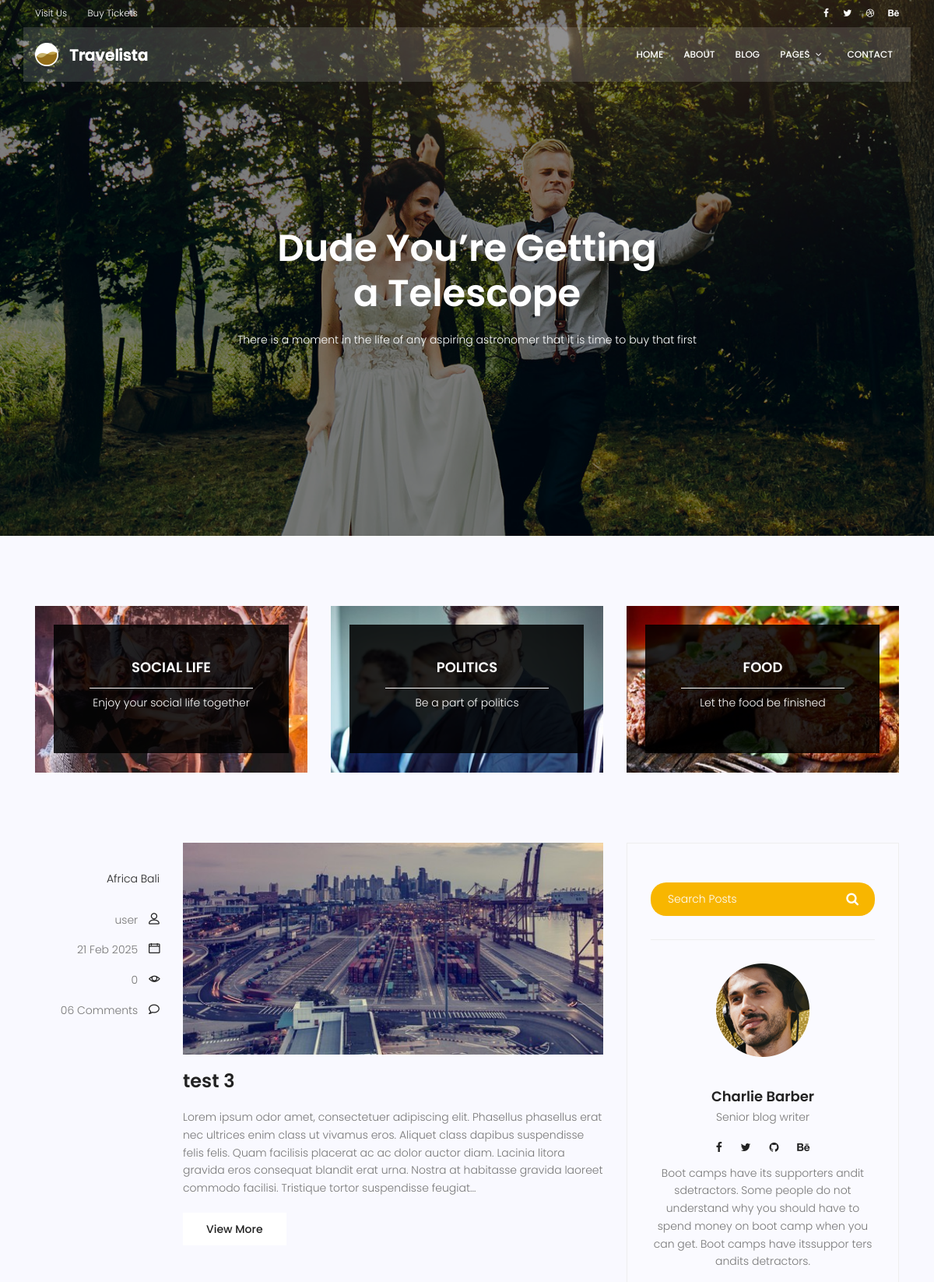
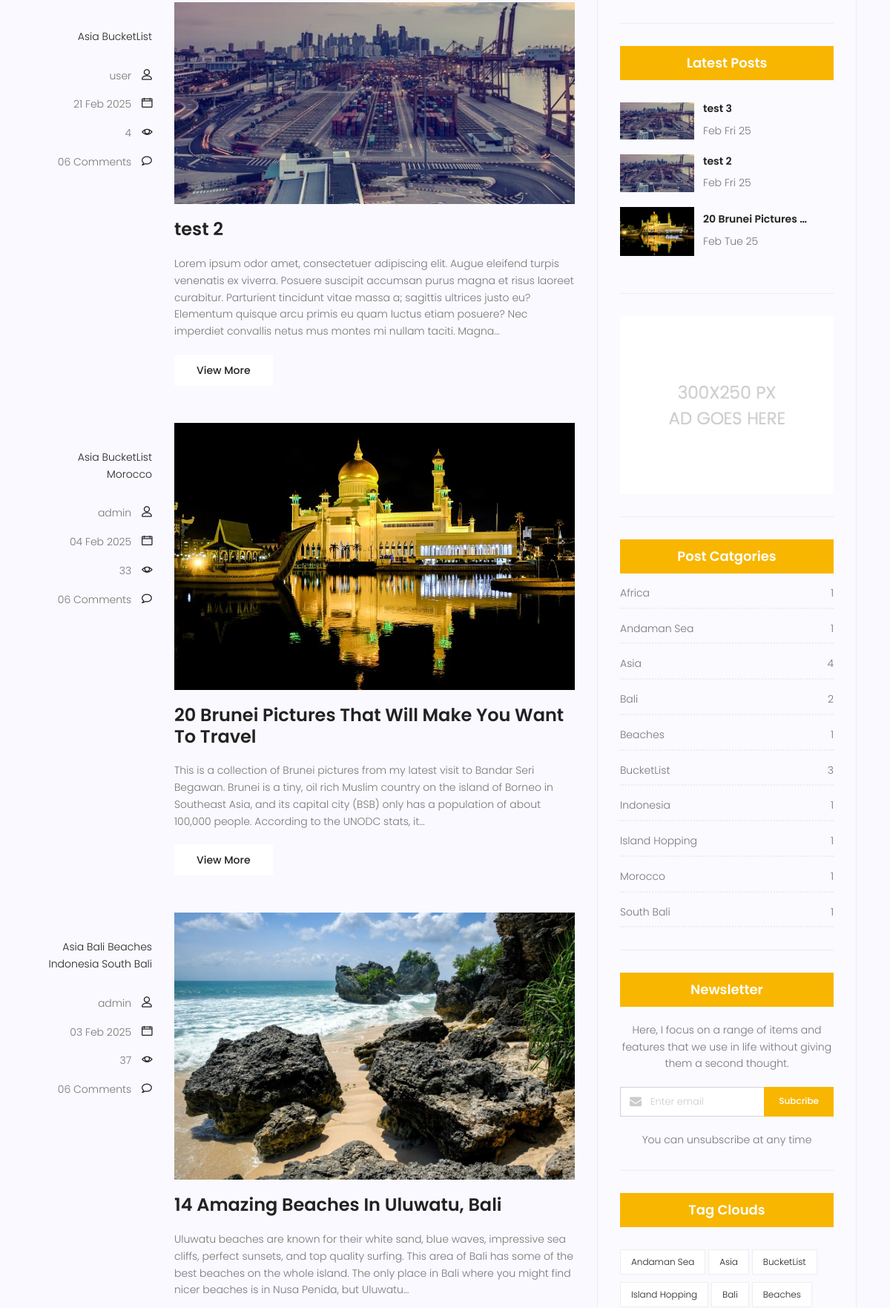
The app's page /blog/search/ (upper part) with its own data (2 pictures, top to bottom).
### app_blog/models.py (models this page shows, shortened)
class category(models.Model):
    name = models.CharField(max_length=150, null=False)
    def __str__(self):
        return self.name

class blog(models.Model):
    image = models.ImageField(upload_to='blog', default='blog/blog_default.jpg')
    author = models.ForeignKey(User, on_delete=models.SET_NULL, null=True)
    title = models.CharField(max_length=255)
    content = models.TextField()
    category = models.ManyToManyField(category)
    counted_views = models.IntegerField(default=0)
    status = models.BooleanField(default=False)
    published_date = models.DateTimeField(null=True)
    created_date = models.DateField(auto_now_add=True)
    updated_date = models.DateTimeField(auto_now=True)
    @property
    def excert(self):
        return Truncator(self.content).words(50)

### app_blog/views.py (the view)
# urls.py: path('blog/search/', views.blog_search, name='blog_search'),
def blog_search(request):
    filters = Q(status=True, published_date__lte = timezone.now())
    if str := request.GET.get('search'):
        filters &= Q(content__contains=str)
    posts = models.blog.objects.filter(filters).order_by('-pk')
    context = {'posts': posts}
    return render(request, 'app_blog/blog-home.html', context)

### app_blog/templatetags/app_blog_tags.py (called while the page is built)
@register.inclusion_tag('app_blog/latest_post.html')
def latestpost():
    posts = blog.objects.filter(status=True, published_date__lte=timezone.now()).order_by('-pk')[:3]
    return {'posts': posts}

@register.inclusion_tag('app_blog/post_categories.html')
def postcategories():
    filters = Q(status=True, published_date__lte = timezone.now())
    categories = blog.objects.values('category__name').filter(filters).annotate(count=Count('id'))
    return {'cats': categories}

@register.inclusion_tag('app_blog/post_categories_list1.html')
def post_categories_list():
    filters = Q(status=True, published_date__lte = timezone.now())
    categorise = blog.objects.values('category__name').filter(filters).distinct()
    return {'cats': categorise}

### app_blog/templates/app_blog/blog-home.html (shortened to what this page needs)
{% extends 'app_blog/base.html' %}
{% load static %}
{% load app_blog_tags %}
{% block content %}
			<section class="banner-area relative blog-home-banner" id="home">
				<div class="overlay overlay-bg"></div>
				<div class="container">
					<div class="row d-flex align-items-center justify-content-center">
						<div class="about-content blog-header-content col-lg-12">
							<h1 class="text-white">
								Dude You’re Getting
								a Telescope
							</h1>
							<p class="text-white">
								There is a moment in the life of any aspiring astronomer that it is time to buy that first
							</p>
						</div>
					</div>
				</div>
			</section>
			<section class="top-category-widget-area pt-90 pb-90 ">
				<div class="container">
					<div class="row">
						<div class="col-lg-4">
							<div class="single-cat-widget">
								<div class="content relative">
									<div class="overlay overlay-bg"></div>
								    <a href="#" target="_blank">
								      <div class="thumb">
								  		 <img class="content-image img-fluid d-block mx-auto" src="{% static 'app_blog/img/blog/cat-widget1.jpg' %}" alt="">
								  	  </div>
								      <div class="content-details">
								        <h4 class="content-title mx-auto text-uppercase">Social life</h4>
								        <span></span>
								        <p>Enjoy your social life together</p>
								      </div>
								    </a>
								</div>
							</div>
						</div>
						<div class="col-lg-4">
							<div class="single-cat-widget">
								<div class="content relative">
									<div class="overlay overlay-bg"></div>
								    <a href="#" target="_blank">
								      <div class="thumb">
								  		 <img class="content-image img-fluid d-block mx-auto" src="{% static 'app_blog/img/blog/cat-widget2.jpg' %}" alt="">
								  	  </div>
								      <div class="content-details">
								        <h4 class="content-title mx-auto text-uppercase">Politics</h4>
								        <span></span>
								        <p>Be a part of politics</p>
								      </div>
								    </a>
								</div>
							</div>
						</div>
						<div class="col-lg-4">
							<div class="single-cat-widget">
								<div class="content relative">
									<div class="overlay overlay-bg"></div>
								    <a href="#" target="_blank">
								      <div class="thumb">
								  		 <img class="content-image img-fluid d-block mx-auto" src="{% static 'app_blog/img/blog/cat-widget3.jpg' %}" alt="">
								  	  </div>
								      <div class="content-details">
								        <h4 class="content-title mx-auto text-uppercase">Food</h4>
								        <span></span>
								        <p>Let the food be finished</p>
								      </div>
								    </a>
								</div>
							</div>
						</div>
					</div>
				</div>
			</section>
			<section class="post-content-area">
				<div class="container">
					<div class="row">
						<div class="col-lg-8 posts-list">
							{% for post in posts %}
								<div class="single-post row">
									<div class="col-lg-3  col-md-3 meta-details">
										<ul class="tags">
											{% for tag in post.category.all %}
												<li><a href="{% url 'app_blog:blog_home' cat=tag %}">{{tag}}</a></li>
											{% endfor %}
										</ul>
										<div class="user-details row">
											<p class="user-name col-lg-12 col-md-12 col-6"><a href="{% url 'app_blog:blog_home' user=post.author %}">{{post.author}}</a> <span class="lnr lnr-user"></span></p>
											<p class="date col-lg-12 col-md-12 col-6"><a href="#">{{post.published_date| date:"d M Y"}}</a> <span class="lnr lnr-calendar-full"></span></p>
											<p class="view col-lg-12 col-md-12 col-6"><a href="#">{{post.counted_views}}</a> <span class="lnr lnr-eye"></span></p>
											<p class="comments col-lg-12 col-md-12 col-6"><a href="#">06 Comments</a> <span class="lnr lnr-bubble"></span></p>
										</div>
									</div>
									<div class="col-lg-9 col-md-9 ">
										<div class="feature-img">
											<img class="img-fluid" src="{{ post.image.url }}" alt="">
										</div>
										<a class="posts-title" href="{% url 'app_blog:blog_detail' post.id %}"><h3>{{post.title}}</h3></a>
										<p class="excert">
											{{post.excert}}
										</p>
										<a href="{% url 'app_blog:blog_detail' post.id %}" class="primary-btn">View More</a>
									</div>
								</div>
							{% endfor %}
						</div>
						<div class="col-lg-4 sidebar-widgets">
							<div class="widget-wrap">
								<div class="single-sidebar-widget search-widget">
									<form class="search-form" action="{% url 'app_blog:blog_search' %}">
			                            <input placeholder="Search Posts" name="search" type="text" onfocus="this.placeholder = ''" onblur="this.placeholder = 'Search Posts'" >
			                            <button type="submit"><i class="fa fa-search"></i></button>
			                        </form>
								</div>
								<div class="single-sidebar-widget user-info-widget">
									<img src="{% static 'app_blog/img/blog/user-info.png' %}" alt="">
									<a href="#"><h4>Charlie Barber</h4></a>
									<p>
										Senior blog writer
									</p>
									<ul class="social-links">
										<li><a href="#"><i class="fa fa-facebook"></i></a></li>
										<li><a href="#"><i class="fa fa-twitter"></i></a></li>
										<li><a href="#"><i class="fa fa-github"></i></a></li>
										<li><a href="#"><i class="fa fa-behance"></i></a></li>
									</ul>
									<p>
										Boot camps have its supporters andit sdetractors. Some people do not understand why you should have to spend money on boot camp when you can get. Boot camps have itssuppor ters andits detractors.
									</p>
								</div>
								{% latestpost %}
								<div class="single-sidebar-widget ads-widget">
									<a href="#"><img class="img-fluid" src="{% static 'app_blog/img/blog/ads-banner.jpg' %}" alt=""></a>
								</div>
								{% postcategories %}
								<div class="single-sidebar-widget newsletter-widget">
									<h4 class="newsletter-title">Newsletter</h4>
									<p>
										Here, I focus on a range of items and features that we use in life without
										giving them a second thought.
									</p>
									<div class="form-group d-flex flex-row">
									   <div class="col-autos">
									      <div class="input-group">
									        <div class="input-group-prepend">
									          <div class="input-group-text"><i class="fa fa-envelope" aria-hidden="true"></i>
											</div>
									        </div>
									        <input type="text" class="form-control" id="inlineFormInputGroup" placeholder="Enter email" onfocus="this.placeholder = ''" onblur="this.placeholder = 'Enter email'" >
									      </div>
									    </div>
									    <a href="#" class="bbtns">Subcribe</a>
									</div>
									<p class="text-bottom">
										You can unsubscribe at any time
									</p>
								</div>
								{% post_categories_list %}
							</div>
						</div>
					</div>
				</div>
			</section>
		</body>
	</html>
{% endblock %}

### app_blog/templates/app_blog/latest_post.html
<div class="single-sidebar-widget popular-post-widget">
    <h4 class="popular-title">Latest Posts</h4>
        <div class="popular-post-list">
        {% for post in posts %}
        <div class="single-post-list d-flex flex-row align-items-center">
            <div class="thumb">
                <img class="img-fluid" src="{{post.image.url}}" alt="" style="max-width: 100px;">
            </div>
            <div class="details">
                <a href="{% url 'app_blog:blog_detail' post.id %}"><h6>{{post.title|truncatewords:3}}</h6></a>
                <p>{{post.published_date|date:"M D y"}}</p>
            </div>
        </div>
        {% endfor %}
    </div>
</div>

### records on screen
blog: author "user", published_date "21 Feb 2025", counted_views "0", image (placeholder picture), title "test 3", excert "Lorem ipsum odor amet, consectetuer adipiscing elit. Phasellus phasellus erat nec ultrices enim class ut vivamus eros. Aliquet class dapibus suspendisse felis felis. Quam facilisis placerat ac ac dolor auctor diam. Lacinia litora gravida eros consequat blandit erat urna. Nostra at habitasse gravida laoreet commodo facilisi. Tristique tortor suspendisse feugiat…", published_date "Feb Fri 25"
category: name "Africa"
category: name "Bali"
blog: author "user", published_date "21 Feb 2025", counted_views "4", image (placeholder picture), title "test 2", excert "Lorem ipsum odor amet, consectetuer adipiscing elit. Augue eleifend turpis venenatis ex viverra. Posuere suscipit accumsan purus magna et risus laoreet curabitur. Parturient tincidunt vitae massa a; sagittis ultrices justo eu? Elementum quisque arcu primis eu quam luctus etiam posuere? Nec imperdiet convallis netus mus montes mi nullam taciti. Magna…", published_date "Feb Fri 25"
category: name "Asia"
category: name "BucketList"
blog: author "admin", published_date "04 Feb 2025", counted_views "33", image (picture), title "20 Brunei Pictures That Will Make You Want To Travel", excert "This is a collection of Brunei pictures from my latest visit to Bandar Seri Begawan. Brunei is a tiny, oil rich Muslim country on the island of Borneo in Southeast Asia, and its capital city (BSB) only has a population of about 100,000 people. According to the UNODC stats, it…", title "20 Brunei Pictures …", published_date "Feb Tue 25"
category: name "Morocco"
blog: author "admin", published_date "03 Feb 2025", counted_views "37", image (picture), title "14 Amazing Beaches In Uluwatu, Bali", excert "Uluwatu beaches are known for their white sand, blue waves, impressive sea cliffs, perfect sunsets, and top quality surfing. This area of Bali has some of the best beaches on the whole island. The only place in Bali where you might find nicer beaches is in Nusa Penida, but Uluwatu…"
category: name "Beaches"
category: name "Indonesia"
category: name "South Bali"

### other values on screen
{{ cat.category__name }} "Africa" "Andaman Sea" "Asia" "Bali" "Beaches" "BucketList" "Indonesia" "Island Hopping" "Morocco" "South Bali"
{{ cat.count }} "1" "1" "4" "2" "1" "3" "1" "1" "1" "1"
{{ cat.category__name }} "Andaman Sea" "Asia" "BucketList" "Island Hopping" "Bali" "Beaches"
